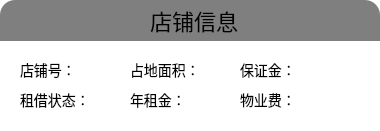
     <widget class="QWidget" name="shopInfomation" native="true">
      <property name="geometry">
       <rect>
        <x>440</x>
        <y>90</y>
        <width>380</width>
        <height>131</height>
       </rect>
      </property>
      <property name="styleSheet">
       <string notr="true">QWidget
{
	background:white;
 border-top-left-radius:15px;
	border-top-right-radius:15px;
font-size:14px
}
</string>
      </property>
      <widget class="QWidget" name="widget_12" native="true">
       <property name="geometry">
        <rect>
         <x>0</x>
         <y>0</y>
         <width>380</width>
         <height>41</height>
        </rect>
       </property>
       <property name="styleSheet">
        <string notr="true">QWidget
{
	background:rgb(127, 127, 127);
 border-top-left-radius:15px;
	border-top-right-radius:15px;
}
</string>
       </property>
       <widget class="QLabel" name="label_14">
        <property name="geometry">
         <rect>
          <x>150</x>
          <y>5</y>
          <width>101</width>
          <height>31</height>
         </rect>
        </property>
        <property name="styleSheet">
         <string notr="true">font-size:22px</string>
        </property>
        <property name="text">
         <string>店铺信息</string>
        </property>
       </widget>
      </widget>
      <widget class="QLabel" name="areaCovered">
       <property name="geometry">
        <rect>
         <x>130</x>
         <y>60</y>
         <width>111</width>
         <height>20</height>
        </rect>
       </property>
       <property name="text">
        <string>占地面积：</string>
       </property>
      </widget>
      <widget class="QLabel" name="annualRent">
       <property name="geometry">
        <rect>
         <x>130</x>
         <y>90</y>
         <width>111</width>
         <height>20</height>
        </rect>
       </property>
       <property name="text">
        <string>年租金：</string>
       </property>
      </widget>
      <widget class="QLabel" name="deposit">
       <property name="geometry">
        <rect>
         <x>240</x>
         <y>60</y>
         <width>100</width>
         <height>20</height>
        </rect>
       </property>
       <property name="text">
        <string>保证金：</string>
       </property>
      </widget>
      <widget class="QLabel" name="propertyFee">
       <property name="geometry">
        <rect>
         <x>240</x>
         <y>90</y>
         <width>120</width>
         <height>20</height>
        </rect>
       </property>
       <property name="text">
        <string>物业费：</string>
       </property>
      </widget>
      <widget class="QLabel" name="shopNumber">
       <property name="geometry">
        <rect>
         <x>20</x>
         <y>60</y>
         <width>91</width>
         <height>20</height>
        </rect>
       </property>
       <property name="text">
        <string>店铺号：</string>
       </property>
      </widget>
      <widget class="QLabel" name="rentState">
       <property name="geometry">
        <rect>
         <x>20</x>
         <y>90</y>
         <width>91</width>
         <height>20</height>
        </rect>
       </property>
       <property name="text">
        <string>租借状态：</string>
       </property>
      </widget>
     </widget>
